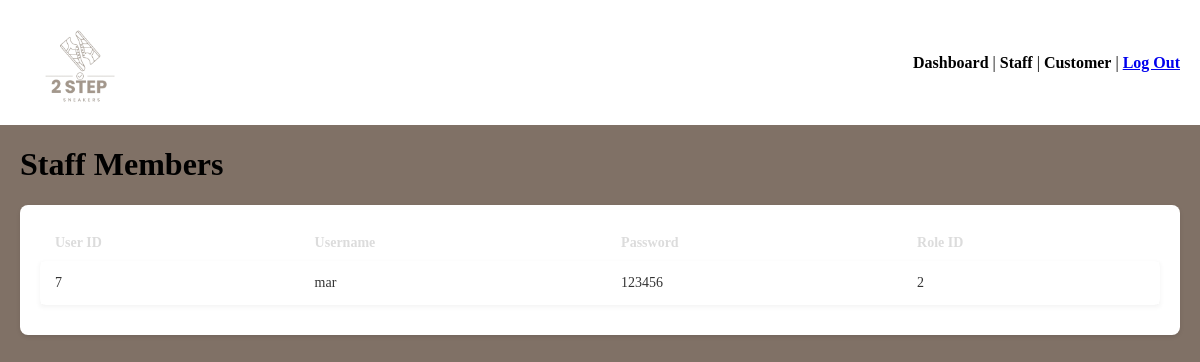
/admin/admin_dashboard.php, run on the app's committed database.
### tables this page shows
CREATE TABLE `user` (
  `user_id` bigint(20) NOT NULL AUTO_INCREMENT,
  `username` varchar(255) NOT NULL,
  `password` varchar(255) NOT NULL,
  `fullname` varchar(255) DEFAULT NULL,
  `nric` varchar(255) DEFAULT NULL,
  `join_date` datetime DEFAULT NULL,
  `leave_date` datetime DEFAULT NULL,
  `role_id` bigint(20) DEFAULT NULL,
  PRIMARY KEY (`user_id`),
  KEY `user_role_id_foreign` (`role_id`),
  CONSTRAINT `user_role_id_foreign` FOREIGN KEY (`role_id`) REFERENCES `role` (`role_id`)
);

### admin/admin_dashboard.php (the view, shortened to what this page needs)
<?php
require_once __DIR__ . '/../config/db.php';
$sql = "SELECT * FROM user WHERE role_id = 2";
$result = mysqli_query($conn, $sql);
?>
<!DOCTYPE html>
<html lang="en">
<head>
    <link rel="stylesheet" href="admin/admin_dashboard.css">
</head>
<body>
    <header>
        <div class="logo-container">
            <img src="images/logo.png" alt="2 Step Sneakers" class="logo">
        </div>
        <nav>
            <a><strong>Dashboard</strong></a> |
            <a><strong>Staff</strong></a> |
            <a><strong>Customer</strong></a> |
            <a href="auth/login/login.html"><strong>Log Out</strong></a>
        </nav>
    </header>
    <h1 style="padding: 0px 20px;">Staff Members</h1>
    <div class="staff-container">
        <table class="staff-table">
            <thead>
                <tr>
                    <th>User ID</th>
                    <th>Username</th>
                    <th>Password</th>
                    <th>Role ID</th>
                </tr>
            </thead>
            <tbody>
                <?php if ($result && mysqli_num_rows($result) > 0) : ?>
                    <?php while ($row = mysqli_fetch_assoc($result)) : ?>
                        <tr>
                            <td><?php echo htmlspecialchars($row['user_id']); ?></td>
                            <td><?php echo htmlspecialchars($row['username']); ?></td>
                            <td><?php echo htmlspecialchars($row['password']); ?></td>
                            <td><?php echo htmlspecialchars($row['role_id']); ?></td>
                        </tr>
                    <?php endwhile; ?>
                <?php else : ?>
                    <tr>
                        <td colspan="4" style="text-align: center;">No staff members found.</td>
                    </tr>
                <?php endif; ?>
            </tbody>
        </table>
    </div>
</body>
</html>

### admin/admin_dashboard.css (style rules this page uses)
header { background-color: #ffffff; display: flex; justify-content: space-between; align-items: center; padding: 10px 20px; }
body { background-color: #807166; background-repeat: no-repeat; background-position: center; background-size: cover; background-attachment: fixed; min-height: 100vh; margin: 0; }
.logo-container { background: white; padding: 5px 12px; border-radius: 4px; }
.logo { max-width: 100%; height: 95px; display: block; }
.staff-container { margin: 20px; padding: 20px; background-color: #ffffff; border-radius: 8px; box-shadow: 0 2px 4px rgba(0, 0, 0, 0.1); }
.staff-table { width: 100%; border-collapse: separate; border-spacing: 0 10px; }
.staff-table th { color: #dcdcdc; text-align: left; padding: 0 15px; font-size: 14px; font-weight: 600; }
.staff-table tbody tr { background-color: #ffffff; box-shadow: 0 2px 5px rgba(0,0,0,0.05); }
.staff-table td { padding: 14px 15px; color: #333333; font-size: 14px; }
.staff-table tbody tr td:first-child { border-top-left-radius: 6px; border-bottom-left-radius: 6px; }
.staff-table tbody tr td:last-child { border-top-right-radius: 6px; border-bottom-right-radius: 6px; }

### data on the page
user: user_id "7", username "mar", password "123456", role "2"
